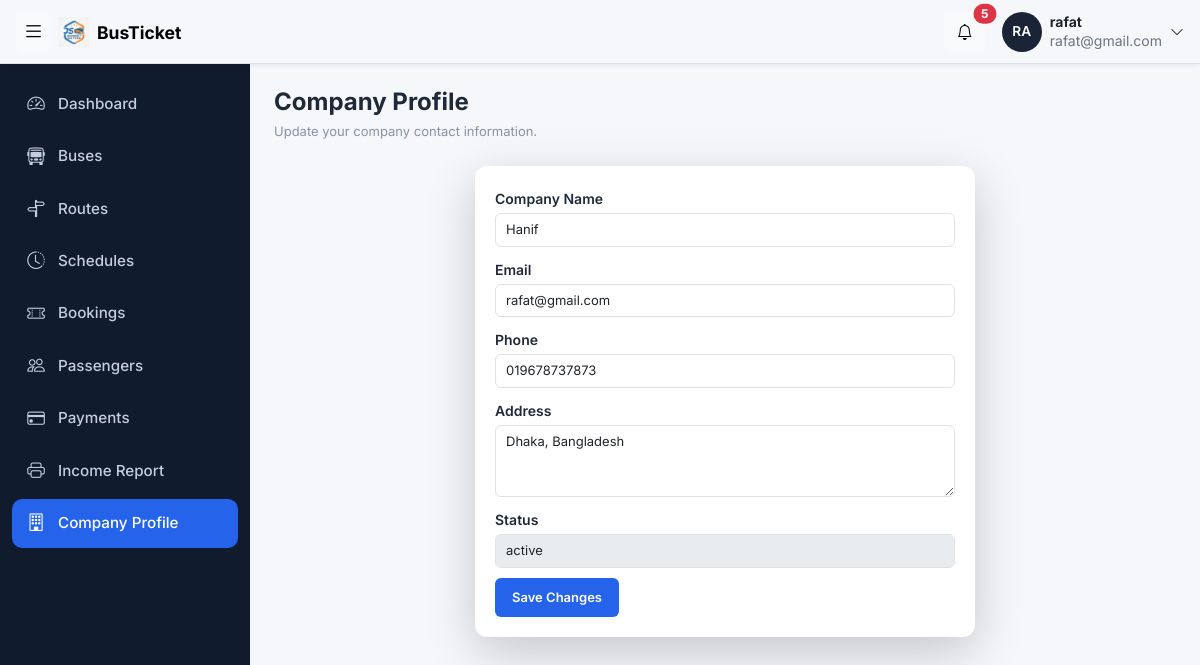
The app's page /company_admin/company_profile.php (signed in) with its own data.
### tables this page shows
CREATE TABLE `bus_companies` (
  `company_id` int(11) NOT NULL,
  `company_name` varchar(100) NOT NULL,
  `email` varchar(100) NOT NULL,
  `phone` varchar(20) NOT NULL,
  `address` text NOT NULL,
  `status` enum('active','inactive') NOT NULL,
  `created_at` timestamp NOT NULL DEFAULT current_timestamp() ON UPDATE current_timestamp()
);

### company_admin/company_profile.php (the view, shortened to what this page needs)
<?php
include '../config/db.php';
$company_id = $_SESSION['company_id'];
$sql = "SELECT company_name, email, phone, address, status
        FROM bus_companies
        WHERE company_id = '$company_id'";
$result = $conn->query($sql);
$company = $result->fetch_assoc();
?>
<!DOCTYPE html>
<html lang="en">
<head>
    <?php include '../includes/admin_css.php'; ?>
</head>
<body>
<?php include '../includes/topbar.php'; ?>
<div class="layout">
    <?php include '../includes/cmsidebar.php'; ?>
    <main class="container-fluid py-4 px-4">
        <div class="page-header">
            <div><h3>Company Profile</h3><p>Update your company contact information.</p></div>
        </div>
        <div class="company-card edit-form-card p-4">
            <form method="post">
                <div class="mb-3">
                    <label>Company Name</label>
                    <input type="text" name="company_name" class="form-control"
                           value="<?php echo htmlspecialchars($company['company_name'], ENT_QUOTES, 'UTF-8'); ?>" required>
                </div>
                <div class="mb-3">
                    <label>Email</label>
                    <input type="email" name="email" class="form-control"
                           value="<?php echo htmlspecialchars($company['email'], ENT_QUOTES, 'UTF-8'); ?>" required>
                </div>
                <div class="mb-3">
                    <label>Phone</label>
                    <input type="text" name="phone" class="form-control"
                           value="<?php echo htmlspecialchars($company['phone'], ENT_QUOTES, 'UTF-8'); ?>" required>
                </div>
                <div class="mb-3">
                    <label>Address</label>
                    <textarea name="address" class="form-control" rows="3" required><?php echo htmlspecialchars($company['address'], ENT_QUOTES, 'UTF-8'); ?></textarea>
                </div>
                <div class="mb-3">
                    <label>Status</label>
                    <input type="text" class="form-control" value="<?php echo htmlspecialchars($company['status'], ENT_QUOTES, 'UTF-8'); ?>" disabled>
                </div>
                <button type="submit" class="btn-save">Save Changes</button>
            </form>
        </div>
    </main>
</div>
</body>
</html>

### assets/css/admin.css (style rules this page uses)
:root { --topbar-h: 64px; --sidebar-w: 250px; --sidebar-w-collapsed: 72px; --brand: #2563eb; --ink: #1b2437; --bg: #f4f6fa; }
body { background: var(--bg); color: var(--ink); font-family: "Inter", "Nirmala UI", system-ui, sans-serif; }
.layout { display: flex; min-height: calc(100vh - var(--topbar-h)); margin-top: var(--topbar-h); }
.layout > .sidebar + * { flex: 1; min-width: 0; margin-left: var(--sidebar-w); transition: margin-left .25s ease; }

### assets/css/companies.css (style rules this page uses)
body { background: #f5f7fb; font-family: 'Inter', sans-serif; color: #202938; }
.page-header { display: flex; justify-content: space-between; align-items: center; margin-bottom: 25px; width: 90%; }
.page-header h3 { font-size: 24px; font-weight: 700; margin-bottom: 5px; }
.page-header p, .form-heading p { color: #8993a4; font-size: 13px; margin: 0; }
.company-card { background: white; border-radius: 12px; padding: 22px; box-shadow: 0 3px 15px rgba(0,0,0,0.04); }
.btn-cancel, .btn-save { padding: 10px 17px; border-radius: 6px; border: none; font-size: 13px; font-weight: 600; }
.btn-save { background: #2563eb; color: white; }
.edit-form-card { max-width: 500px; margin: 0 auto; padding: 20px !important; box-shadow: 0 15px 50px rgba(0, 0, 0, 0.2); }
.edit-form-card label { font-size: 14px; font-weight: 600 ; margin-bottom: 4px; }
.edit-form-card .form-control, .edit-form-card .form-select { font-size: 13px; padding: 6px 10px; }
.edit-form-card textarea.form-control { min-height: 60px; }
.edit-form-card .mb-3 { margin-bottom: 10px !important; }

### assets/css/adminbar.css (style rules this page uses)
body { background: #f5f7fb; font-family: 'Inter', sans-serif; color: #202938; }
.page-header { display: flex; justify-content: space-between; align-items: center; margin-bottom: 25px; }
.page-header h3 { font-size: 24px; font-weight: 700; margin-bottom: 5px; }
.page-header p, .form-heading p { color: #8993a4; font-size: 13px; margin: 0; }
.company-card { background: white; border-radius: 12px; padding: 22px; box-shadow: 0 3px 15px rgba(0,0,0,0.04); }
.btn-cancel, .btn-save { padding: 10px 17px; border-radius: 6px; border: none; font-size: 13px; font-weight: 600; }
.btn-save { background: #2563eb; color: white; }
.edit-form-card { max-width: 500px; margin: 0 auto; padding: 20px !important; box-shadow: 0 15px 50px rgba(0, 0, 0, 0.2); }
.edit-form-card label { font-size: 14px; font-weight: 600 ; margin-bottom: 4px; }
.edit-form-card .form-control, .edit-form-card .form-select { font-size: 13px; padding: 6px 10px; }
.edit-form-card textarea.form-control { min-height: 60px; }
.edit-form-card .mb-3 { margin-bottom: 10px !important; }

### records on screen
bus_companies: company_name "Hanif", email "rafat@gmail.com", phone "019678737873", address "Dhaka, Bangladesh", status "active"

### other values on screen
substr($_SESSION['name'], 0, 2) "RA"
$_SESSION['name'] "rafat"
$_SESSION['email'] "rafat@gmail.com"
